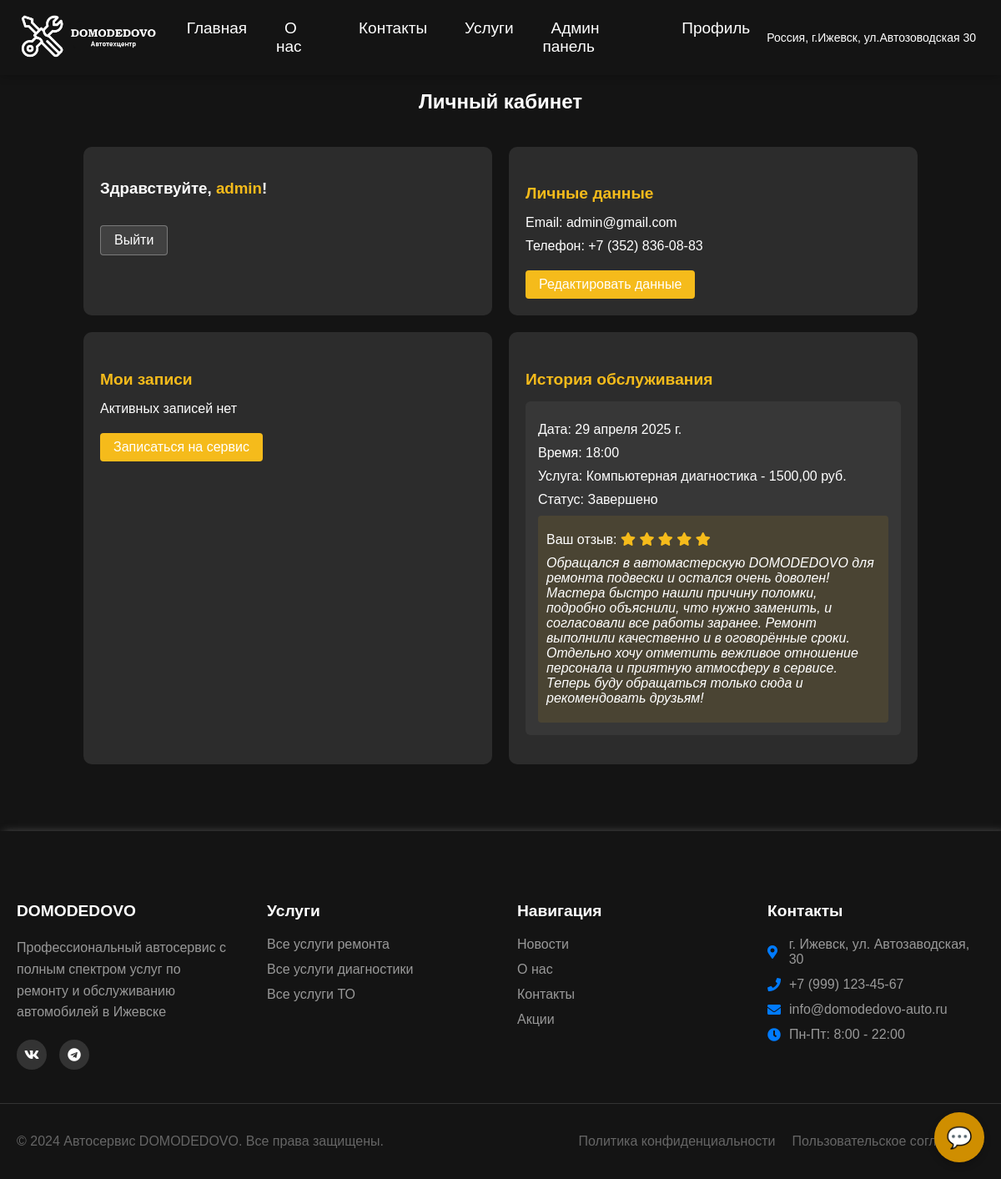
/profile/ (signed in), run on the app's committed database.
### app/models.py (models this page shows, shortened)
class Profile(models.Model):
    USER_ROLES = [
        ('client', 'Клиент'),
        ('support', 'Поддержка'),
    ]
    user = models.OneToOneField(User, on_delete=models.CASCADE)
    phone = models.CharField(max_length=18, blank=True, null=True, verbose_name="Телефон")
    address = models.CharField(max_length=255, blank=True, null=True, verbose_name="Адрес")
    role = models.CharField(max_length=20, choices=USER_ROLES, default='client', verbose_name="Роль")
    class Meta:
        verbose_name = "Профиль"
        verbose_name_plural = "Профили"

class Appointment(models.Model):
    STATUS_CHOICES = [
        ('pending', 'В ожидании'),
        ('confirmed', 'Подтверждено'),
        ('completed', 'Завершено'),
        ('cancelled', 'Отменено')
    ]
    user = models.ForeignKey(User, on_delete=models.CASCADE, verbose_name="Пользователь")
    service_type = models.ManyToManyField(ServiceType, verbose_name="Типы услуг")
    date = models.DateField(verbose_name="Дата")
    time = models.TimeField(verbose_name="Время")
    status = models.CharField(max_length=20, choices=STATUS_CHOICES, default='pending', verbose_name="Статус")
    notes = models.TextField(blank=True, null=True, verbose_name="Примечания")
    created_at = models.DateTimeField(auto_now_add=True, verbose_name="Создано")
    class Meta:
        verbose_name = "Запись на приём"
        verbose_name_plural = "Записи на приём"
        ordering = ['-date', '-time']

class ServiceType(models.Model):
    CATEGORIES = [
        ('Диагностика', 'Диагностика'),
        ('Ремонт', 'Ремонт'),
        ('ТО', 'ТО'),
    ]
    name = models.CharField(max_length=100, verbose_name="Название услуги")
    description = models.TextField(verbose_name="Описание")
    price = models.DecimalField(max_digits=10, decimal_places=2, verbose_name="Цена")
    category = models.CharField(max_length=50, choices=CATEGORIES, verbose_name="Категория")
    image = models.ImageField(upload_to='services/', null=True, blank=True, verbose_name="Изображение")
    original_price = models.DecimalField(max_digits=10, decimal_places=2, null=True, blank=True, verbose_name="Оригинальная цена")
    class Meta:
        verbose_name = "Услуга"
        verbose_name_plural = "Услуги"
        ordering = ['category', 'name']

class Review(models.Model):
    user = models.ForeignKey(User, on_delete=models.CASCADE, verbose_name="Пользователь")
    appointment = models.OneToOneField(
        Appointment,
        on_delete=models.CASCADE,
        related_name='review',
        verbose_name="Запись на приём"
    )
    rating = models.IntegerField(
        validators=[MinValueValidator(1), MaxValueValidator(5)],
        verbose_name="Оценка"
    )
    comment = models.TextField(verbose_name="Комментарий")
    created_at = models.DateTimeField(auto_now_add=True, verbose_name="Дата создания")
    class Meta:
        verbose_name = "Отзыв"
        verbose_name_plural = "Отзывы"
        ordering = ['-created_at']

### app/views.py (the view)
# urls.py: path('profile/', app_views.profile_view, name='profile'),
def profile_view(request):
    user = request.user
    try:
        google_account = SocialAccount.objects.get(user=request.user, provider='google')
        google_data = google_account.extra_data
    except SocialAccount.DoesNotExist:
        google_data = None
    appointments = Appointment.objects.filter(
        user=user,
        status__in=['pending', 'confirmed']
    ).order_by('-date', '-time')
    service_records = Appointment.objects.filter(
        user=user,
        status='completed'
    ).prefetch_related(
        'service_type',
        'review'
    ).order_by('-date', '-time')
    context = {
        'google_data': google_data,
        'user': user,
        'appointments': appointments,
        'service_records': service_records,
        'title': 'Личный кабинет'
    }
    return render(request, 'profile.html', context)

### chat/context_processors.py (called while the page is built)
def support_status(request):
    if request.user.is_authenticated:
        return {
            'is_support_user': is_support(request.user),
            'support_unread_count': 0
        }
    return {
        'is_support_user': False,
        'support_unread_count': 0
    }

### chat/views.py (called while the page is built)
def is_support(user):
    return hasattr(user, 'profile') and user.profile.role == 'support'

### templates/profile.html (shortened to what this page needs)
{% extends "header.html" %}
{% load custom_filters %}
{% load socialaccount %}
{% block content %}
<br>
<h2 style="text-align: center; color: white;">Личный кабинет</h2>
<div class="container-profile">
    {% if user.is_authenticated %}
        <div class="profile-section">
            {% if google_data %}
            {% if google_data.picture %}
                    <img src="{{ google_data.picture }}" alt="Profile Picture" class="profile-picture">
                {% endif %}
                <h3 style="color: white;">
                    {% if google_data.name %}
                        {{ google_data.name }}
                    {% elif google_data.given_name %}
                        {{ google_data.given_name }} {{ google_data.family_name }}
                    {% else %}
                        {{ user.email }}
                    {% endif %}
                </h3>
            {% else %}
                <h3 style="color: white;">Здравствуйте, <span style="color: #f5bb1b;">{{ user.username }}</span>!</h3>
            {% endif %}
            <a href="{% url 'account_logout' %}" class="logout-btn">Выйти</a>
        </div>
        <div class="profile-section">
            <h4>Личные данные</h4>
            <p>Email: {{ user.email }}</p>
            <p>Телефон: {{ user.profile.phone|default:"Не указан" }}</p>
            <a href="{% url 'edit_profile' %}" class="edit-btn">Редактировать данные</a>
        </div>
        <div class="profile-section">
            <h4>Мои записи</h4>
            {% if appointments %}
                {% for appointment in appointments %}
                    <div class="appointment">
                        <p>Дата: {{ appointment.date|russian_date }}</p>
                        <p>Время: {{ appointment.time|russian_time }}</p>
                        <p>Услуга:
                            {% for service in appointment.service_type.all %}
                                {{ service.name }}{% if not forloop.last %}, {% endif %}
                            {% endfor %}
                        </p>
                        <p>Статус: {{ appointment.get_status_display }}</p>
                    </div>
                {% endfor %}
            {% else %}
                <p>Активных записей нет</p>
            {% endif %}
            <a href="{% url 'services' %}" class="schedule-btn">Записаться на сервис</a>
        </div>
    {% endif %}
    <div class="profile-section">
      <h4>История обслуживания</h4>
      {% if service_records %}
          {% for service in service_records %}
              <div class="appointment">
                  <p>Дата: {{ service.date }}</p>
                  <p>Время: {{ service.time }}</p>
                  <p>Услуга:
                      {% for service_type in service.service_type.all %}
                          {{ service_type.name }} - {{ service_type.price }} руб.
                      {% endfor %}
                  </p>
                  <p>Статус: {{ service.get_status_display }}</p>
                  {% if service.status == 'completed' %}
                      {% if not service.review %}
                          <a href="{% url 'create_review' service.id %}" class="review-btn">Оставить отзыв</a>
                      {% else %}
                          <div class="review-info">
                              <p>Ваш отзыв:
                                  {% for i in "12345"|make_list %}
                                      {% if forloop.counter <= service.review.rating %}
                                          <i class="fas fa-star text-warning"></i>
                                      {% else %}
                                          <i class="far fa-star text-warning"></i>
                                      {% endif %}
                                  {% endfor %}
                              </p>
                              <p class="review-comment">{{ service.review.comment }}</p>
                          </div>
                      {% endif %}
                  {% endif %}
              </div>
          {% endfor %}
      {% else %}
          <p>У вас не было завершенных услуг :c</p>
      {% endif %}
  </div>
</div>
{% endblock %}

### static/style.css (style rules this page uses)
body { margin: 0; padding: 0; font-family: sans-serif; background-color: #141414; padding-top: 70px; }
.container-profile { max-width: 1200px; margin: 40px auto; padding: 20px; display: flex; flex-wrap: wrap; gap: 20px; }
.profile-section { flex: 0 1 calc(50% - 10px); padding: 20px; background: rgba(255, 255, 255, 0.1); border-radius: 10px; box-sizing: border-box; }
.profile-section h4 { color: #f5bb1b; margin-bottom: 15px; font-size: 1.2em; }
.profile-section p { margin: 10px 0; color: white; }
.edit-btn, .add-btn, .schedule-btn, .logout-btn { display: inline-block; padding: 10px 20px; border-radius: 5px; text-decoration: none; margin-top: 15px; transition: background-color 0.3s; }
.edit-btn, .add-btn, .schedule-btn { background-color: #f5bb1b; color: black; }
.logout-btn { background-color: rgba(255, 255, 255, 0.1); color: white; border: 1px solid rgba(255, 255, 255, 0.3); }
.service-record, .appointment { background: rgba(0, 0, 0, 0.2); padding: 15px; border-radius: 5px; margin-bottom: 10px; }

### templates/profile.html (style rules this page uses)
.container-profile { max-width: 1000px; margin: 0 auto; padding: 20px; }
.edit-btn, .schedule-btn { display: inline-block; padding: 8px 16px; background-color: #f5bb1b; color: white; text-decoration: none; border-radius: 4px; margin-top: 10px; transition: background-color 0.3s; }
.logout-btn { padding: 8px 16px; color: white; text-decoration: none; border-radius: 4px; transition: background-color 0.3s; }
.appointment { background: rgba(255, 255, 255, 0.05); border-radius: 6px; padding: 15px; margin-bottom: 15px; }
.review-info { margin-top: 10px; padding: 10px; background-color: rgba(245, 187, 27, 0.1); border-radius: 4px; }
.text-warning { color: #f5bb1b; }
.review-comment { font-style: italic; color: #ccc; margin-top: 5px; }

### data on the page
Appointment: date "29 апреля 2025 г.", time "18:00", status "Завершено", review.comment "Обращался в автомастерскую DOMODEDOVO для ремонта подвески и остался очень доволен! Мастера быстро нашли причину поломки, подробно объяснили, что нужно заменить, и согласовали все работы заранее. Ремонт выполнили качественно и в оговорённые сроки. Отдельно хочу отметить вежливое отношение персонала и приятную атмосферу в сервисе. Теперь буду обращаться только сюда и рекомендовать друзьям!"
ServiceType: name "Компьютерная диагностика", price "1500,00"

### other printed values
{{ user.username }} "admin"
{{ user.email }} "admin@gmail.com"
{{ user.profile.phone|default:"Не указан" }} "+7 (352) 836-08-83"
